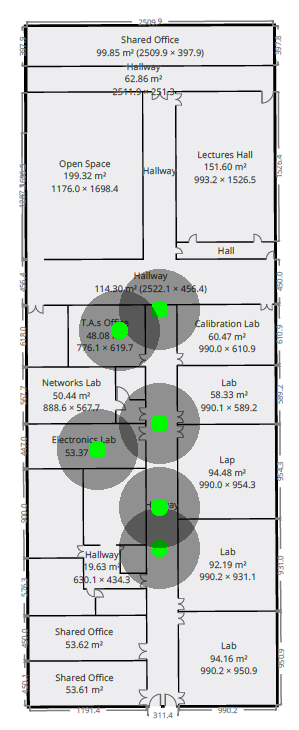
#> input picture allpoints.png, 299 x 730 px
$ python draw.py
#> lines starting #> are read from the running program, lines starting #| are printed output that depends on the picture
from PIL import Image, ImageDraw


def mapCoordinates(left, down, img):
    """
        Maps the coordinates from cm to Pixels fitted to the Floor image,
        coordinates are measured from top left corner
    """
#> called with left = 900, down = 4350, img = 'allpoints.png'
    # image width  = 299 pixels
    # image height  = 730 pixels

    img = Image.open(img)
#> img is the input picture: PIL image 299x730 RGB; mean R, G, B 211.8, 213.6, 213.1

    imgWidth = img.size[0]
#> imgWidth = 299
    imgHeight = img.size[1]
#> imgHeight = 730
    # floor height // till H-hallway = (4465.7) cm

    # floor width = (2509.9) cm
    # floor height = (4465.7) + 2347.6 = (6814.8) cm
    FloorWidth = 2509.9    # CM
    FloorHeight = 6814.8   # CM

    # White padding : 250 cm left , 250 cm down
    whitePadding = 250     # CM
    # (without padding)
    # for width = Each cm eq. to ~ 8.5 pixels
    # for height = Each cm eq. to ~ 9.5 pixels
    yFactor = (whitePadding + FloorHeight) / imgHeight
#> yFactor = 9.68
    xFactor = (whitePadding + FloorWidth) / imgWidth
#> xFactor = 9.23
    # (with pading from left and top)
    # for width  = 9.5 pixels per cm
    # for height =  10 pixels per cm

    x = int(left / xFactor)
#> x = 97
    y = int(down / yFactor)
#> y = 449
    return (x, y)

# [10 lines of commented-out code are left out]


def drawCircle(img, radius, coordinates, saveTo):
    with Image.open(img) as im:
        draw = ImageDraw.Draw(im, 'RGBA')

        p1 = (coordinates[0] - radius, coordinates[1] - radius)
        p2 = (coordinates[0] + radius, coordinates[1] + radius)
        p3 = (coordinates[0] - (radius * 5), coordinates[1] - (radius * 5))
        p4 = (coordinates[0] + (radius * 5), coordinates[1] + (radius * 5))
        # outter
        draw.ellipse([p3, p4], fill=(0, 0, 0, 100))
        # inner
        draw.ellipse([p1, p2], fill=(0, 250, 0, 255))
        # draw.line([(0,coordinates[1]),(im.width,coordinates[1])],fill=(250,0,0,250))

        im.save(saveTo, "PNG")


if __name__ == "__main__":

    img = "allpoints.png"
    saved = "allpoints.png"

    # Down Hallway starts at (1470,3054)
    # Down Hallway ends  at (1470,5700)
    # left room edge  at (240,-)
    # right room edge  at (1320,-)

    # TA room preferred point  at (1100, 3200)
    # Lab room preferred point  at (900, 4350)

    # 11 cell per (5700-2800)

    coords = mapCoordinates(900, 4350, img)
#> coords = (97, 449)
    drawCircle(img, 8, coords, saved)
#> in drawCircle, `im.save(saveTo, "PNG")`:
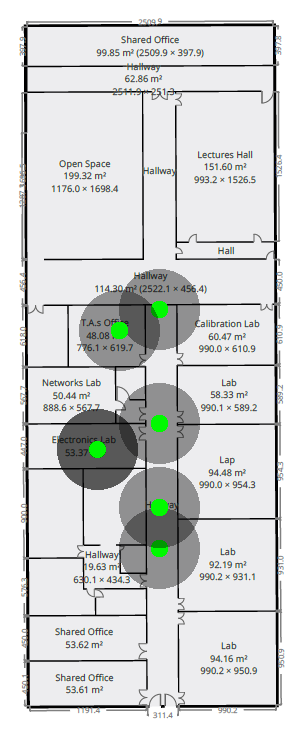
#> saved as allpoints.png: PIL image 299x730 RGB; mean R, G, B 210.7, 212.5, 212

$ run again, with departmentFloorMap.png copied over allpoints.png
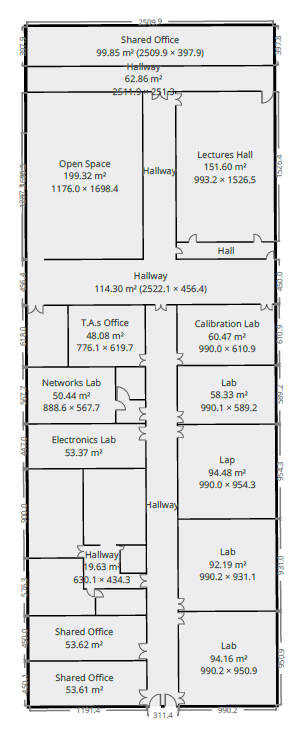
#> input picture departmentFloorMap.png, 299 x 730 px
#> in mapCoordinates, img is the input picture: PIL image 299x730 RGB; mean R, G, B 224.3, 224.5, 225.7
#> in drawCircle, `im.save(saveTo, "PNG")`:
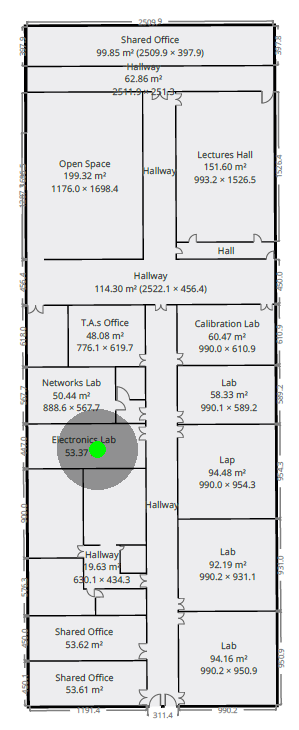
#> saved as allpoints.png: PIL image 299x730 RGB; mean R, G, B 222.1, 222.6, 223.5
